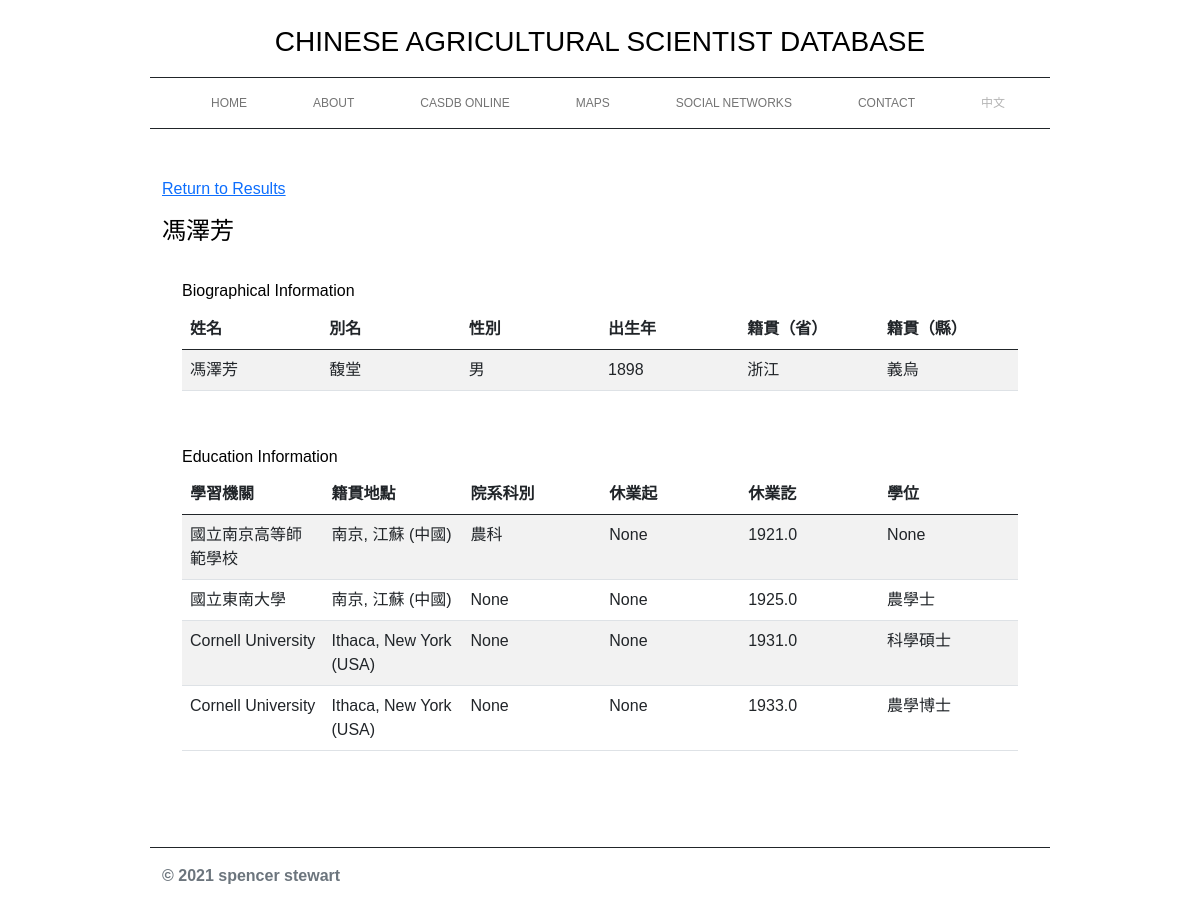
Screenshot of /sample with the database file from the repository.
### tables this page shows
CREATE TABLE "scientists" (
"index" INTEGER,
  "SCIENTIST_PK" TEXT,
  "NAME" TEXT,
  "ALT_NAME" TEXT,
  "GENDER" TEXT,
  "AGE" INTEGER,
  "EST_BIRTH_YEAR" INTEGER,
  "BIRTH_YEAR" INTEGER,
  "BIRTH_MONTH" INTEGER,
  "HT_PROV" TEXT,
  "GEO_PROV_FK" TEXT,
  "HT_COUNTY" TEXT,
  "GEO_CNTY_FK" TEXT,
  "PERM_ADDRESS" TEXT,
  "CURRENT_ADDRESS" TEXT,
  "PARTY_AFFILIATION" TEXT,
  "PARTY_JOIN" TEXT,
  "PARTY_REF" TEXT,
  "PARTY_OTHER" TEXT,
  "RELIGION" TEXT,
  "CONDUCT" TEXT,
  "PHYSIQUE" TEXT
);

CREATE TABLE "institutions" (
"index" INTEGER,
  "Unnamed: 0" INTEGER,
  "INST_PK" TEXT,
  "INST_NAME" TEXT,
  "INST_ALT_NAMES" TEXT,
  "INST_COUNTRY" TEXT,
  "INST_PROVINCE" TEXT,
  "GEO_PROV_FK" TEXT,
  "INST_COUNTY/CITY" TEXT,
  "INST_PUBLIC" TEXT,
  "INST_TYPE" TEXT,
  "INST_FOUNDED" REAL,
  "INST_ENDED" REAL,
  "INST_PREDECESSOR" TEXT,
  "INST_PRED_ID" REAL,
  "INST_SUCCESSOR" TEXT,
  "INST_SUCC_ID" REAL
);

CREATE TABLE "education" (
"index" INTEGER,
  "Unnamed: 0" INTEGER,
  "EDUCATION_PK" TEXT,
  "SCIENTIST_FK" TEXT,
  "INST_FK" TEXT,
  "ED_DEPARTMENT" TEXT,
  "ED_START_YEAR" REAL,
  "ED_START_MON" REAL,
  "ED_END_YEAR" REAL,
  "ED_END_MON" REAL,
  "ED_GRADUATE" TEXT,
  "ED_DEGREE_TYPE" TEXT,
  "EM_DURATION" REAL
);

### casdb.py (the view)
@app.route('/sample')
def sample():
    database = get_db()
    bioQ = "SELECT * FROM scientists WHERE NAME = '馮澤芳';"
    edQ = "SELECT * FROM education INNER JOIN scientists, institutions ON scientists.SCIENTIST_PK = education.SCIENTIST_FK AND education.INST_FK = institutions.INST_PK WHERE NAME = '馮澤芳';"
    bioQuery = database.execute(bioQ).fetchall()
    edQuery = database.execute(edQ).fetchall()
    return render_template('sample.html', bioQuery=bioQuery, edQuery=edQuery)

### casdb.py (called while the page is built)
def get_db():
    db = getattr(g, '_database', None)
    if db is None:
        db = g._database = sqlite3.connect(DATABASE)
    return db

@app.teardown_appcontext
def close_connection(exception):
    db = getattr(g, '_database', None)
    if db is not None:
        db.close()

### templates/sample.html (shortened to what this page needs)
{% extends 'base.html' %}
{% block h1%}
    <a href="#" onclick="history.go(-1)">Return to Results</a>
{% endblock %}
{% block body_01 %}
{% for item in bioQuery %}
<p><h4> {{ item[2] }}</h4></p>
{% endfor %}
<div class="container min-vh-50" style="padding: 20px">
    <h6>Biographical Information</h6>
    <table class="table table-striped order-table" id="CASDBTable">
        <thead class="thead-dark" id="CASDBTableColumns">
            <tr>
                <th style="text-align: left; width: 10%">姓名</th>
                <th style="text-align: left; width: 10%">別名</th>
                <th style="text-align: left; width: 10%">性別</th>
                <th style="text-align: left; width: 10%">出生年</th>
                <th style="text-align: left; width: 10%">籍貫（省）</th>
                <th style="text-align: left; width: 10%">籍貫（縣）</th>
            </tr>
        </thead>
        <tbody id="CASDBTableBody">
            {% for item in bioQuery %}
            <tr>
                <td>{{ item[2] }}</td>
                <td>{{ item[3] }}</td>
                <td>{{ item[4] }}</td>
                <td>{{ item[6] }}</td>
                <td>{{ item[9] }}</td>
                <td>{{ item[11] }}</td>
            </tr>
            {% endfor %}
        </tbody>
    </table>
</div>
<div class="container min-vh-50" style="padding: 20px">
    <h6>Education Information</h6>
    <table class="table table-striped order-table" id="CASDBTable">
        <thead class="thead-dark" id="CASDBTableColumns">
            <tr>
                <th style="text-align: left; width: 10%">學習機關</th>
                <th style="text-align: left; width: 10%">籍貫地點</th>
                <th style="text-align: left; width: 10%">院系科別</th>
                <th style="text-align: left; width: 10%">休業起</th>
                <th style="text-align: left; width: 10%">休業訖</th>
                <th style="text-align: left; width: 10%">學位</th>
            </tr>
        </thead>
        <tbody id="CASDBTableBody">
            {% for item in edQuery %}
            <tr>
                <td>{{ item[38] }}</td>
                <td>{{ item[43] }}, {{ item[41] }} ({{ item[40] }}) </td>
                <td>{{ item[5] }}</td>
                <td>{{ item[6] }}</td>
                <td>{{ item[8] }}</td>
                <td>{{ item[11] }}</td>
            </tr>
            {% endfor %}
        </tbody>
    </table>
</div>
{% endblock %}

### templates/base.html (shortened to what this page needs)
<!DOCTYPE html>
<html lang="en">
<head>
    <link href="https://cdn.jsdelivr.net/npm/bootstrap@5.0.0-beta3/dist/css/bootstrap.min.css" rel="stylesheet">
    <link rel="stylesheet" href="../static/css/styles.css">
    <link   rel="stylesheet" href="//code.jquery.com/ui/1.10.4/themes/smoothness/jquery-ui.css">
</head>
<body>
    {% import 'nav.html' as nav %}
    {{ nav }}
    <div class="container pt-5">
        {% block h1 %}{% endblock %}
        {% block body_01 %}{% endblock %}
    </div>
</body>

### static/css/styles.css (style rules this page uses)
.header { padding-top: 25px; padding-bottom: 10px; text-align: center; font-family: 'Raleway', sans-serif; text-transform: uppercase; }
body { color: rgb(0, 0, 0); position: relative; margin-left: 150px; margin-right: 150px; font-family: 'Montserrat', sans-serif; padding-bottom: 100px; margin-bottom: 50px; height: 100%; }
.nav-item { font-size: 12px; font-family: 'Raleway', sans-serif; text-transform: uppercase; }
.footer { position: absolute; bottom: 0; width: 100%; height: 2.5rem; }

### rows the page displays
scientists: NAME "馮澤芳", ALT_NAME "馥堂", GENDER "男", EST_BIRTH_YEAR "1898", HT_PROV "浙江", HT_COUNTY "義烏", INST_NAME "國立南京高等師範學校", item "南京", INST_PROVINCE "江蘇", INST_COUNTRY "中國", ED_DEPARTMENT "農科", item "None", ED_END_YEAR "1921.0", INST_NAME "國立東南大學", ED_END_YEAR "1925.0", ED_DEGREE_TYPE "農學士", INST_NAME "Cornell University", item "Ithaca", INST_PROVINCE "New York", INST_COUNTRY "USA", ED_END_YEAR "1931.0", ED_DEGREE_TYPE "科學碩士", ED_END_YEAR "1933.0", ED_DEGREE_TYPE "農學博士"

### other values shown
{{ nav }} "CHINESE AGRICULTURAL SCIENTIST DATABASE HOME ABOUT CASDB ONLINE MAPS SOCIAL NETWORKS CONTACT 中文 © 2021 spencer stewart"
